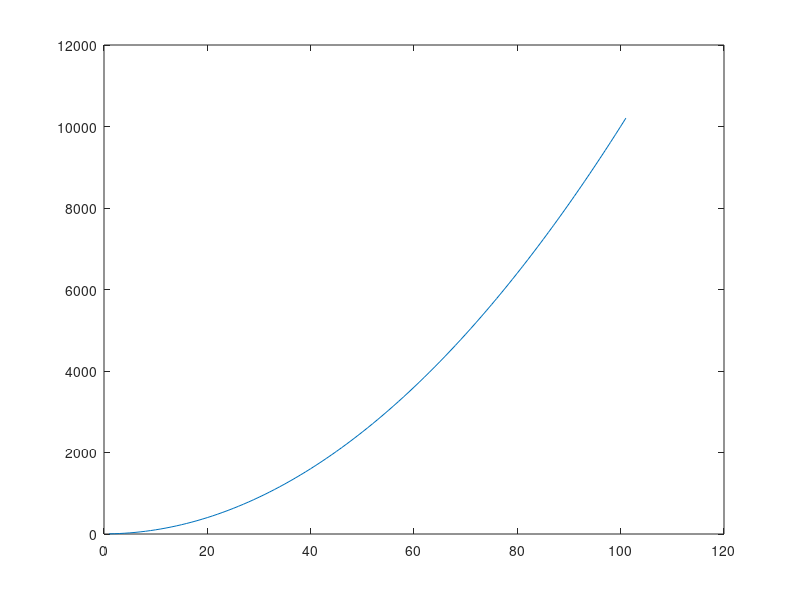
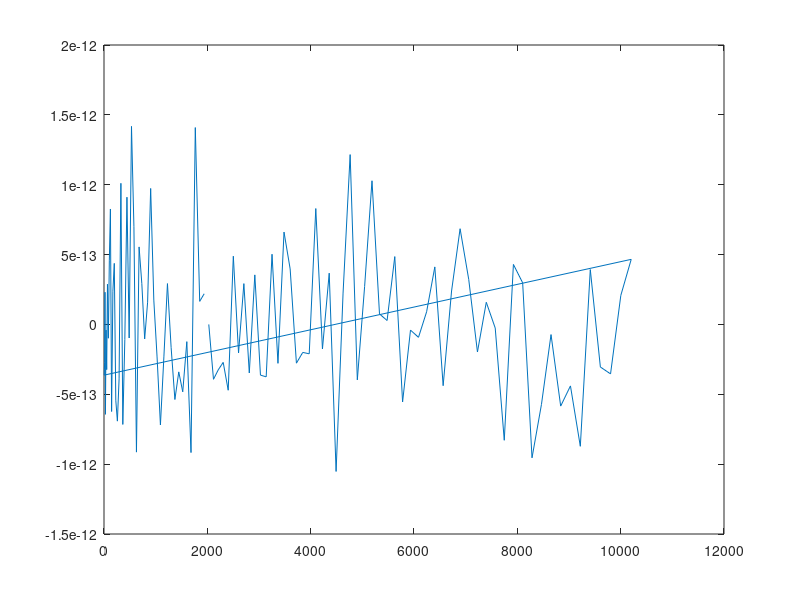

These figures' MATLAB source, in order:

N=101;
x = 1:N;
x = x.^2+3;
X = fft(x);
disp = 44;
lin = (1:N(1)) - ( floor(N(1)/2)+1 ); 
lin = ifftshift(lin)

Xdisp = X .* exp(2*pi*1i*disp*lin/N);
xdisp = ifft(Xdisp);

x
xdisp
figure;plot(x)
figure;plot(xdisp)

